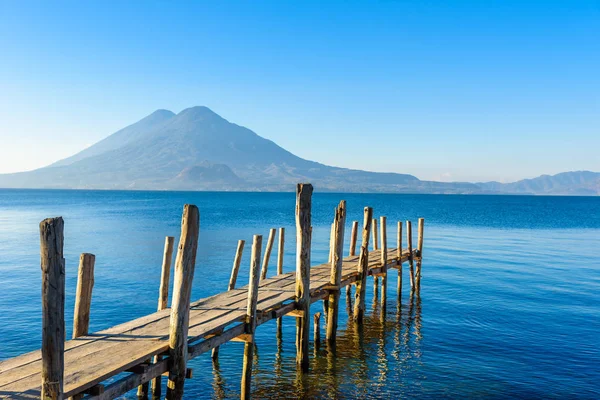
#> input picture Panajachel_600x400.jpg, 600 x 400 px
$ jupyter execute --allow-errors Laboratorio2_ElderCruz.ipynb
#> lines starting #> are read from the running program, lines starting #| are printed output that depends on the picture; after the words box and inside, x2 and y2 are one past the last pixel; in counts of white or black regions, pixels touching at a corner belong together
# **Universidad Galileo**
# **Postgrado en Análisis y Predicción de Datos** - *Tercer Trimestre 2024*
# **Curso:** Text Mining and Image Recognition
# **Alumno:** Elder Cruz. **Carnet:** 23004456
# **Laboratorio:** *#2*

[cell 1]
import cv2
import matplotlib.pyplot as plt
import numpy as np

### **Problema 1**
#### Desarrolle una función que permita hacer la *binarización* de una imagen, para realizarlo, puede utilizar el enfoque que prefiera.

##### **1.1 Carga de imagen**

[cell 2]
img = cv2.imread("Guatemala.jpg")
#> (the rest of this cell did not finish here and is left out)

#> (a cell that did not finish here is left out)

#### **1.2 Mostrar imagen**

#> (a cell that did not finish here is left out)

#### **1.3 Función para binarizar**

#> (a cell that did not finish here is left out)

[cell 6]
umbral = 85
#> (the rest of this cell did not finish here and is left out)

### **Problema 2**
#### Desarrolle una función que dada dos imagenes que usted desee del mismo tamaño (igual ancho y alto) y a color, realice las operaciones *SUMA, RESTA, AND, OR, XOR* con ambas imágenes recuerde que para realizar las operaciones lógicas es necesario pasar la imagen a escala de grises y luego binarizarla

[cell 7]
#Importacion imagen 1
img1 = cv2.imread("Panajachel_600x400.jpg")
#> img1 is the input picture: shape (400, 600, 3); mean B, G, R 190, 155.6, 97
img1 = cv2.cvtColor(img1, cv2.COLOR_BGR2RGB) #Conversion de imagen a RBG
plt.imshow(img1)
plt.show()

[cell 8]
#Importacion imagen 2
img2 = cv2.imread("Peten_600x400.jpg")
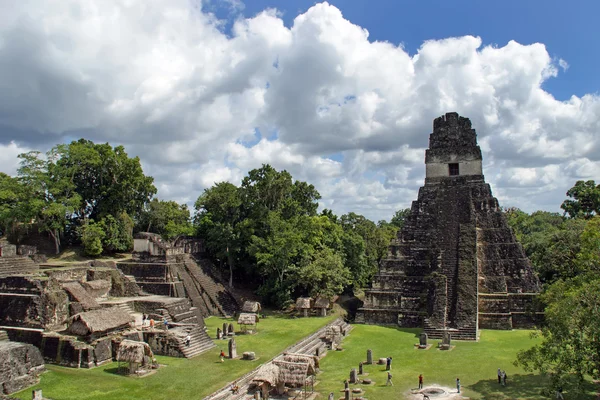
#> input picture Peten_600x400.jpg, 600 x 400 px
#> img2 is the input picture: shape (400, 600, 3); mean B, G, R 125.3, 132.8, 125.8
img2 = cv2.cvtColor(img2, cv2.COLOR_BGR2RGB) #Conversion de imagen a RBG
plt.imshow(img2)
plt.show()

[cell 9]
#Conversión de imagen a Gris

img1Gris = cv2.cvtColor(img1, cv2.COLOR_BGR2GRAY)
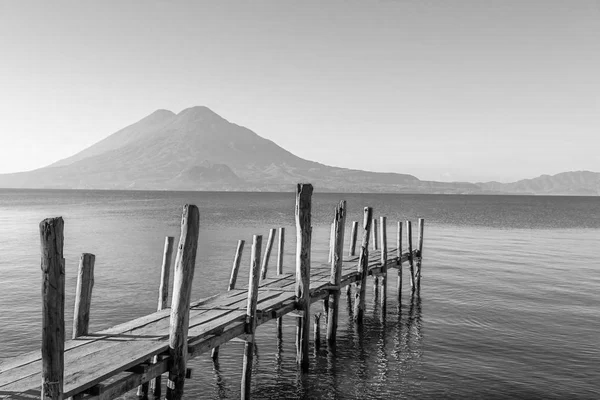
#> img1Gris: shape (400, 600); min 0, max 254, mean 159.2
img2Gris = cv2.cvtColor(img2, cv2.COLOR_BGR2GRAY)

plt.imshow(img1Gris, cmap= 'gray')
plt.show()

plt.imshow(img2Gris, cmap= 'gray')
plt.show()

#### **Función**

[cell 10]
def procesar_imagenes(ruta_imagen1, ruta_imagen2, umbral=128):
    # Cargar las imágenes en escala de grises
#> called with umbral = 128
    imagen1_gris = img1Gris
    imagen2_gris = img2Gris

    # Verificar que las imágenes se hayan cargado correctamente
    if imagen1_gris is None or imagen2_gris is None:
        raise ValueError("No se pudo cargar una o ambas imágenes. Verifique las rutas de los archivos.")

    # Binarizar las imágenes
    _, imagen1_bin = cv2.threshold(imagen1_gris, umbral, 255, cv2.THRESH_BINARY)
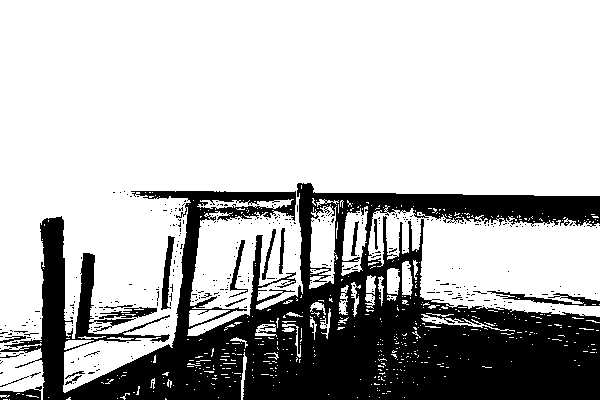
#> imagen1_bin: shape (400, 600); 72.7% white; 364 black regions (346 under 20 px), largest, box (x1, y1, x2, y2) and area: (0, 183, 600, 400) 61849, (487, 291, 600, 306) 538, (161, 236, 175, 310) 435
    _, imagen2_bin = cv2.threshold(imagen2_gris, umbral, 255, cv2.THRESH_BINARY)
#> imagen2_bin: shape (400, 600); 51.3% white; 175 black regions (164 under 20 px), largest, box (x1, y1, x2, y2) and area: (0, 112, 600, 400) 115398, (0, 124, 52, 142) 556, (284, 357, 308, 363) 77

    # Operaciones entre las imágenes
    suma = cv2.add(imagen1_bin, imagen2_bin)
#> suma: shape (400, 600); 78.5% white; 568 black regions (522 under 20 px), largest, box (x1, y1, x2, y2) and area: (4, 183, 600, 400) 37909, (411, 194, 600, 227) 3451, (176, 191, 296, 314) 3000
    resta = cv2.subtract(imagen1_bin, imagen2_bin)
#> resta: shape (400, 600); 27.1% white; 596 white regions (542 under 20 px), largest, box (x1, y1, x2, y2) and area: (0, 138, 188, 329) 20508, (386, 208, 600, 317) 15935, (188, 164, 303, 336) 9540
    and_op = cv2.bitwise_and(imagen1_bin, imagen2_bin)
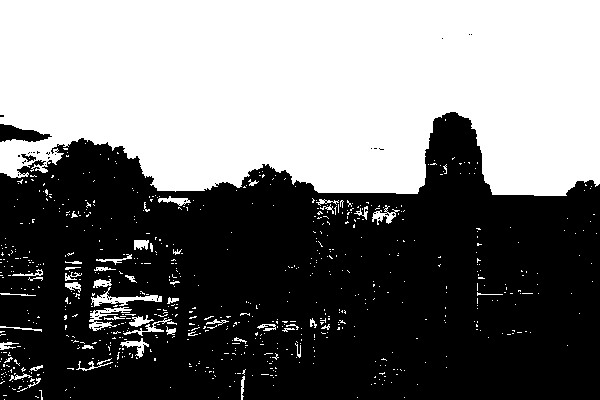
#> and_op: shape (400, 600); 45.6% white; 722 white regions (671 under 20 px), largest, box (x1, y1, x2, y2) and area: (0, 0, 600, 196) 103821, (91, 287, 162, 307) 423, (89, 307, 132, 331) 348
    or_op = cv2.bitwise_or(imagen1_bin, imagen2_bin)
    xor_op = cv2.bitwise_xor(imagen1_bin, imagen2_bin)
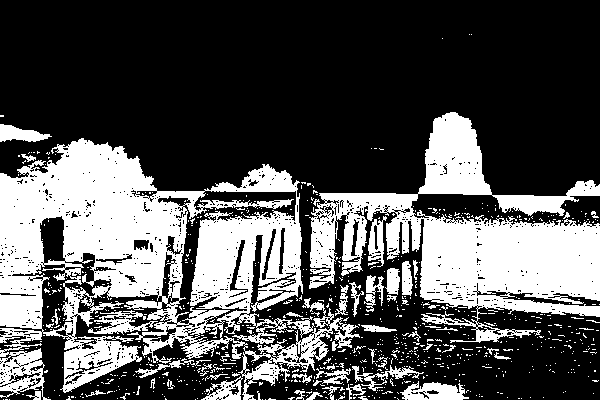
#> xor_op: shape (400, 600); 32.9% white; 816 white regions (760 under 20 px), largest, box (x1, y1, x2, y2) and area: (0, 138, 360, 400) 43081, (309, 112, 600, 343) 26612, (400, 381, 469, 400) 833

    return suma, resta, and_op, or_op, xor_op

[cell 11]
suma, resta, and_op, or_op, xor_op = procesar_imagenes(img1Gris, img2Gris)

#### **Resultado Suma**

[cell 12]
plt.imshow(suma)
plt.show()

#### **Resultado Resta**

[cell 13]
plt.imshow(resta)
plt.show()

#### **Resultado AND**

[cell 14]
plt.imshow(and_op)
plt.show()

#### **Resultado OR**

[cell 15]
plt.imshow(or_op)
plt.show()

#### **Resultado XOR**

[cell 16]
plt.imshow(xor_op)
plt.show()

### **Problema 3**
#### Desarrolle una función que dada una imagen en escala de grises muestre dicha imagen en 3 dimensiones, donde los ejes X e Y representan el dominio espacial de la imagen y Z representa la intensidad del color gris en cada pixel

[cell 17]
img4 = cv2.imread("Guatemala_gray.jpg")
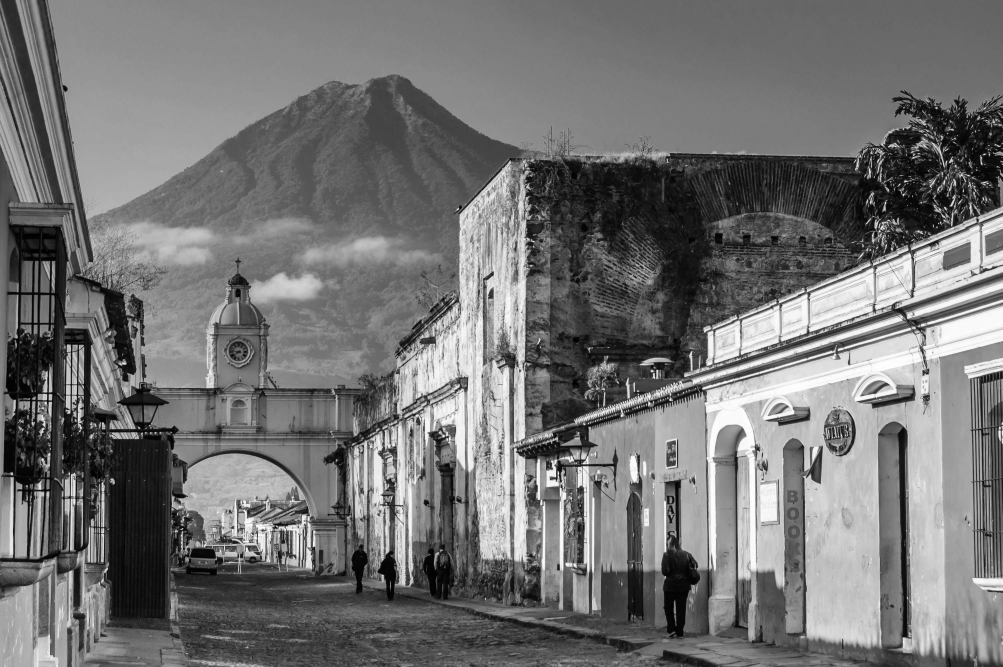
#> input picture Guatemala_gray.jpg, 3008 x 2000 px (shown at 1/3 size)
#> img4 is the input picture: shape (2000, 3008, 3); min 0, max 255, mean 115.5
plt.imshow(img4)
plt.show()

[cell 18]
alto, ancho = img4.shape[:2]
#> alto = 2000; ancho = 3008

[cell 19]
# Cargar la imagen en escala de grises
ruta_imagen = 'Guatemala_gray.jpg'
imagen_gris = cv2.imread(ruta_imagen, cv2.IMREAD_GRAYSCALE)
#> imagen_gris: shape (2000, 3008); min 0, max 255, mean 115.5

# Obtener las dimensiones de la imagen
alto, ancho = imagen_gris.shape

# Crear las mallas de coordenadas X e Y
X, Y = np.meshgrid(np.arange(ancho), np.arange(alto))

# Crear la figura 3D
fig = plt.figure(figsize=(10, 7))
ax = fig.add_subplot(111, projection='3d')

# Graficar la superficie utilizando la imagen en escala de grises como Z
ax.plot_surface(X, Y, imagen_gris, cmap='gray')
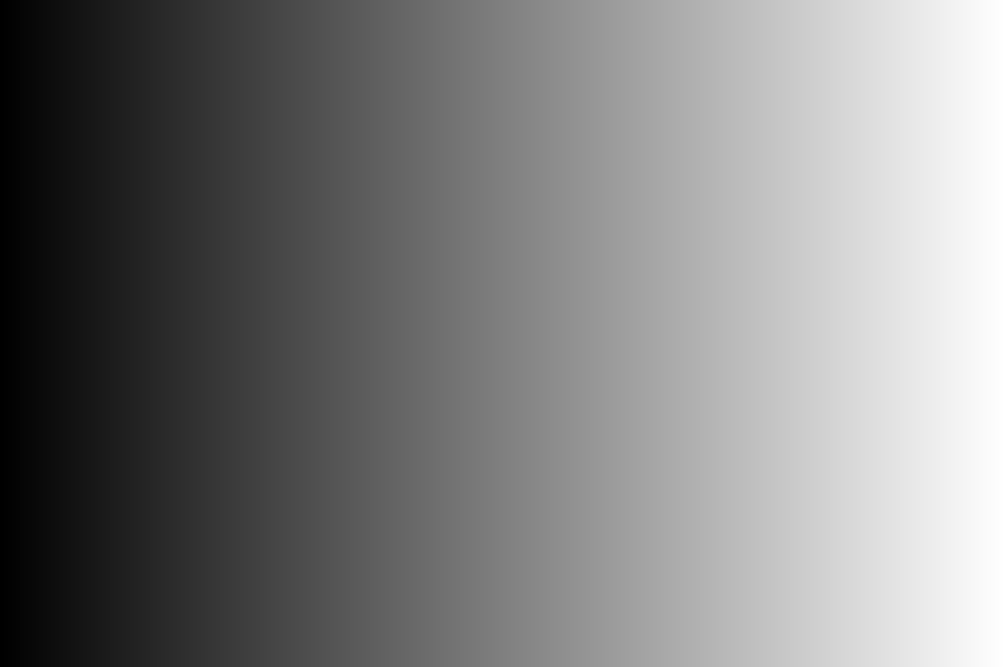
#> X: shape (2000, 3008) int64 (shown at 1/3 size); min 0, max 3007, mean 1503.5; drawn with min black and max white

# Etiquetar los ejes
ax.set_xlabel('Eje X')
ax.set_ylabel('Eje Y')
ax.set_zlabel('Z')

# Mostrar la gráfica
plt.show()
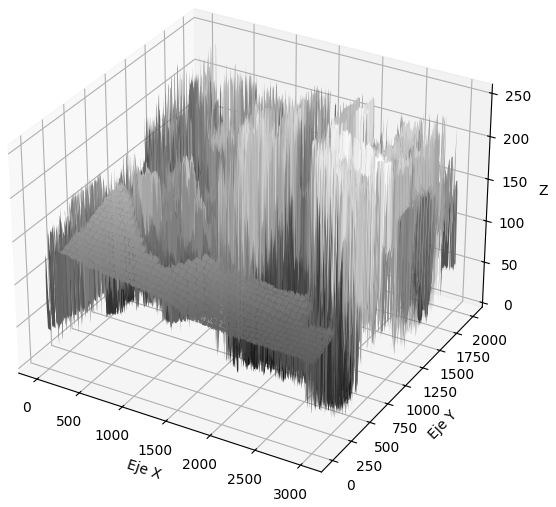
#> figure drawn by matplotlib, 1 panel

### **Problema 4**
#### Implemente una función para cada una de las transformaciones vistas en clase: negativa, lineal, logarítmica y exponencial

[cell 20]
#Usando imagen de antigua Guatemala en gris
img4 = cv2.imread("Guatemala_gray.jpg")
plt.imshow(img4)
plt.show()

#### **Transformación negativa**

[cell 21]
def transformar_negativa(img4):
    return 255 - img4
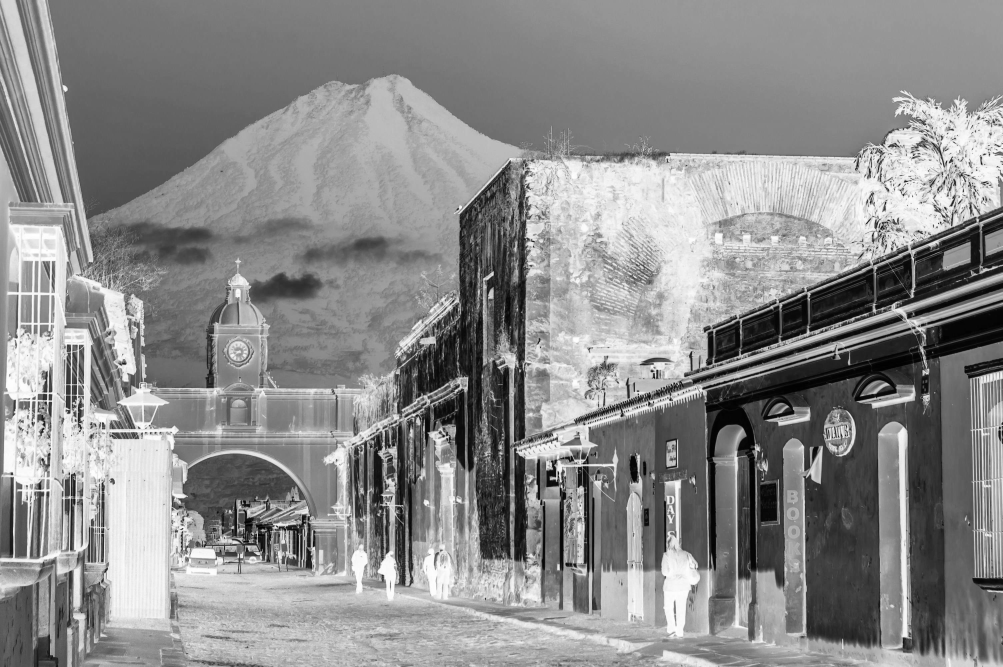
#> returned value: shape (2000, 3008, 3) (shown at 1/3 size); min 0, max 255, mean 139.5

[cell 22]
imagen_negativa = transformar_negativa(img4)
plt.subplot(221), plt.imshow(imagen_negativa, cmap='gray'), plt.title('Negativa')

#### **Transformación lineal**

[cell 23]
def transformar_lineal(img4, c=1.0):
#> called with c = 1
    imagen_lineal = c * img4
    return np.clip(imagen_lineal, 0, 255).astype(np.uint8)

[cell 24]
imagen_lineal = transformar_lineal(img4)
plt.subplot(221), plt.imshow(imagen_lineal, cmap='gray'), plt.title('Lineal')

#### **Transformación logarítmica**

[cell 25]
def transformar_logaritmica(img4, c=1.0):
#> called with c = 1
    imagen_log = c * np.log1p(img4)
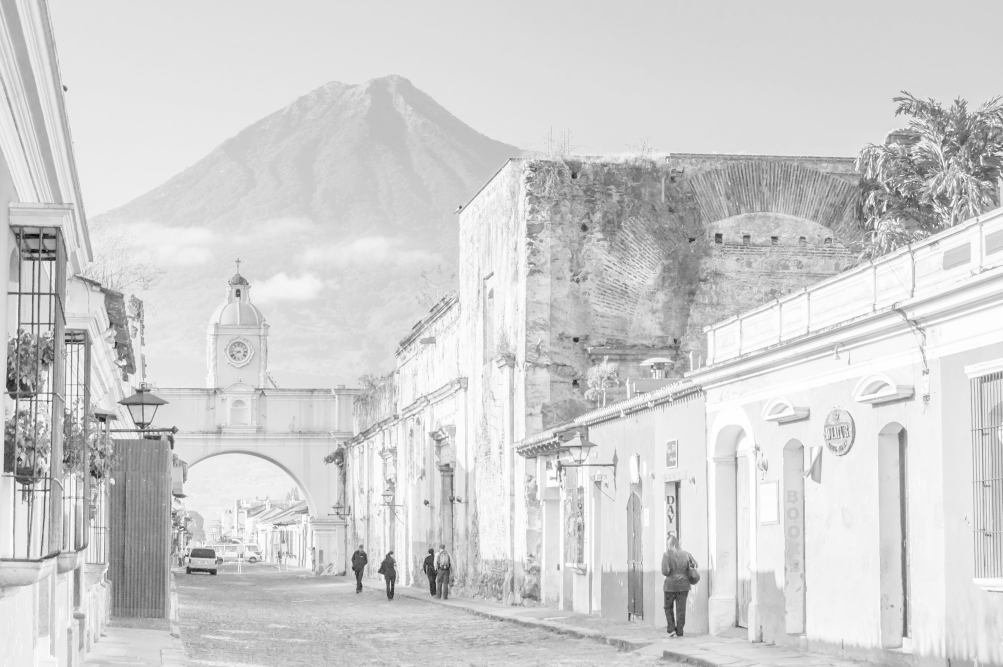
#> imagen_log: shape (2000, 3008, 3) float16 (shown at 1/3 size); min 0, max 5.55, mean 4.57; drawn with min black and max white
    return np.clip(imagen_log * (255 / np.max(imagen_log)), 0, 255).astype(np.uint8)

[cell 26]
imagen_logaritmica = transformar_logaritmica(img4)
plt.subplot(221), plt.imshow(imagen_logaritmica, cmap='gray'), plt.title('Logaritmica')

#### **Transformación Exponencial**

[cell 27]
def transformar_exponencial(img4, c=1.0, gamma=1.0):
#> called with c = 1, gamma = 1
    imagen_exp = c * np.power(img4, gamma)
    return np.clip(imagen_exp * (255 / np.max(imagen_exp)), 0, 255).astype(np.uint8)
